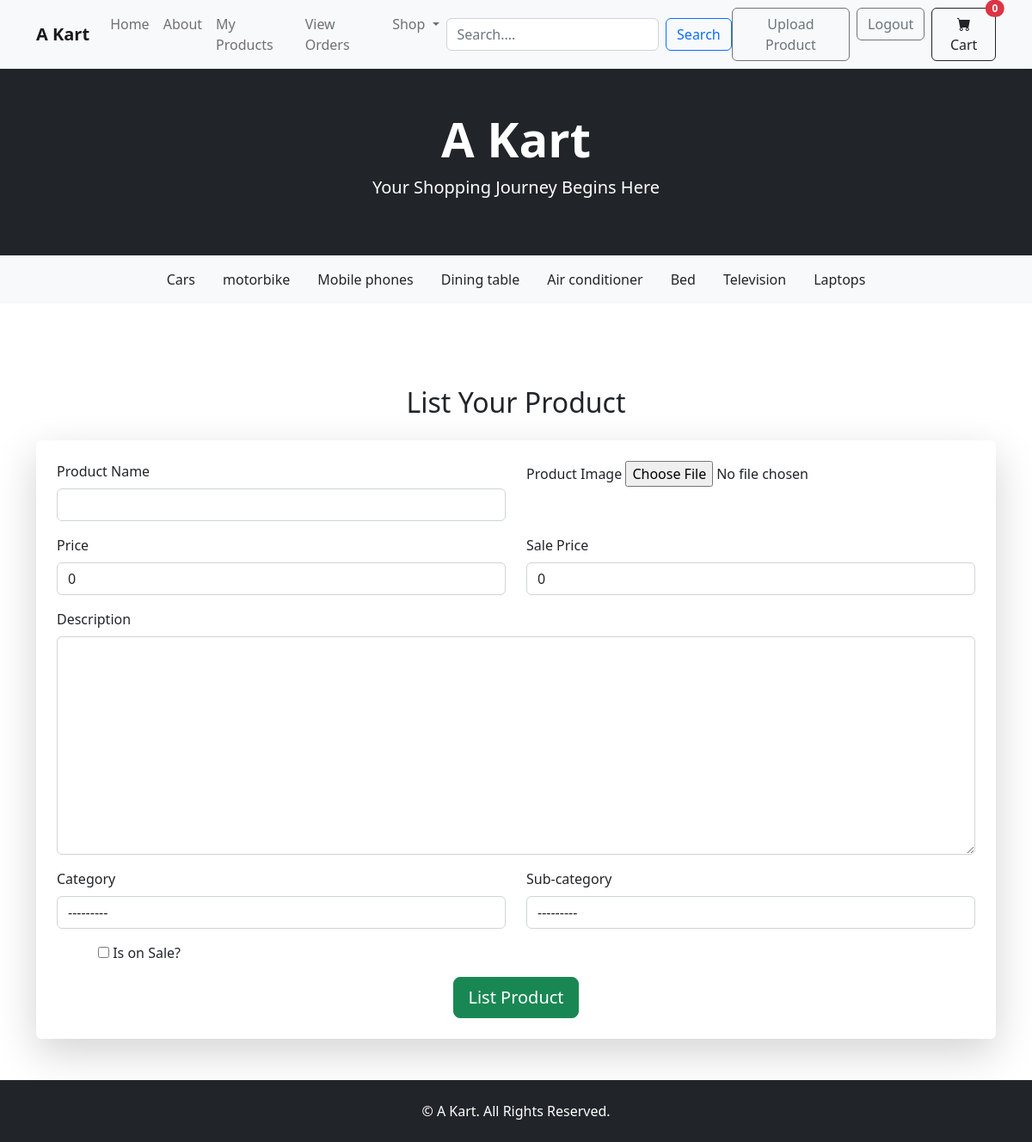
The app's page /orders/list-product/ (signed in) with its own data.
### store/models.py (models this page shows)
class SubCategory(models.Model):
    name = models.CharField(max_length=50)
    parent = models.ForeignKey(Category, on_delete=models.CASCADE, related_name='children', blank=True, null=True)
    class Meta:
        verbose_name_plural = 'Sub Categories'
    def __str__(self):
        return self.name

### orders/views.py (the view)
# urls.py: path('list-product/', views.list_product, name='list_product'),
@login_required(login_url='login')
def list_product(request):
    if request.method == 'POST':
        form = ProductForm(request.POST, request.FILES)
        if form.is_valid():
            product = form.save(commit=False)
            product.seller = request.user  # Set the seller to the current user
            product.save()
            return redirect('home')  # Redirect to a list of products or success page
    else:
        form = ProductForm()
    return render(request, 'list_product.html', {'form': form})

### orders/forms.py
class ProductForm(forms.ModelForm):
    class Meta:
        model = Product
        fields = ['name', 'image', 'price', 'sale_price', 'description', 'category', 'sub_category', 'is_on_sale']

### store/context_processors.py (called while the page is built)
def categories_context_processor(request):
    return {
        'Categories': Category.objects.all()
    }

def sub_categories_context_processor(request):
    return{
        'sub_categories': SubCategory.objects.all()
    }

def cart_context(request):
    if request.user.is_authenticated:
        cart = Cart.objects.filter(user=request.user).count()
        return {'cart': cart}
    return {'cart': None}

### store/models.py (called while the page is built)
    def __str__(self):
        return self.name

### orders/templates/list_product.html (shortened to what this page needs)
{% extends 'base.html' %}
{% load widget_tweaks %}
{% block content %}
<div class="container mt-5">
    <h2 class="text-center mb-4">List Your Product</h2>
    <form method="post" enctype="multipart/form-data" class="shadow-lg p-4 rounded">
        <div class="row mb-3">
            <div class="col-md-6">
                <div class="form-group">
                    <label for="id_name" class="form-label">Product Name</label>
                    {{ form.name|add_class:"form-control" }}
                </div>
            </div>
            <div class="col-md-6">
                <div class="form-group">
                    <label for="id_image" class="form-label">Product Image</label>
                    {{ form.image|add_class:"form-control-file" }}
                </div>
            </div>
        </div>
        <div class="row mb-3">
            <div class="col-md-6">
                <div class="form-group">
                    <label for="id_price" class="form-label">Price</label>
                    {{ form.price|add_class:"form-control" }}
                </div>
            </div>
            <div class="col-md-6">
                <div class="form-group">
                    <label for="id_sale_price" class="form-label">Sale Price</label>
                    {{ form.sale_price|add_class:"form-control" }}
                </div>
            </div>
        </div>
        <div class="form-group mb-3">
            <label for="id_description" class="form-label">Description</label>
            {{ form.description|add_class:"form-control" }}
        </div>
        <div class="row mb-3">
            <div class="col-md-6">
                <div class="form-group">
                    <label for="id_category" class="form-label">Category</label>
                    {{ form.category|add_class:"form-control" }}
                </div>
            </div>
            <div class="col-md-6">
                <div class="form-group">
                    <label for="id_sub_category" class="form-label">Sub-category</label>
                    {{ form.sub_category|add_class:"form-control" }}
                </div>
            </div>
        </div>
        <div class="form-group form-check mb-3">
            <div class="form-check">
                {{ form.is_on_sale }}
                <label class="form-check-label" for="id_is_on_sale">
                    Is on Sale?
                </label>
            </div>
        </div>
        <div class="text-center">
            <button type="submit" class="btn btn-success btn-lg">List Product</button>
        </div>
    </form>
</div>
{% endblock %}

### store/templates/base.html (shortened to what this page needs)
<!DOCTYPE html>
<html lang="en">
<head>
    {% load static %}
    <link href="https://cdn.jsdelivr.net/npm/bootstrap-icons@1.10.0/font/bootstrap-icons.css" rel="stylesheet" />
    <link href="https://cdn.jsdelivr.net/npm/bootstrap-icons/font/bootstrap-icons.css" rel="stylesheet">
    <link href="https://cdn.jsdelivr.net/npm/bootstrap@5.3.0/dist/css/bootstrap.min.css" rel="stylesheet" />
    <link rel="stylesheet" href="https://cdn.jsdelivr.net/npm/bootstrap-icons/font/bootstrap-icons.css">
    <link href="{% static 'css/styles.css' %}" rel="stylesheet" />
</head>
<body>
<nav class="navbar navbar-expand-lg navbar-light bg-light shadow-sm sticky-top">
    <div class="container">
        <a class="navbar-brand fw-bold" href="{% url 'home' %}">A Kart</a>
        <div class="collapse navbar-collapse" id="navbarContent">
            <ul class="navbar-nav me-auto mb-2 mb-lg-0">
                <li class="nav-item">
                    <a class="nav-link {% if request.resolver_match.url_name == 'home' %}active{% endif %}" href="{% url 'home' %}">Home</a>
                </li>
                <li class="nav-item">
                    <a class="nav-link" href="#!">About</a>
                </li>
                {% if user.is_authenticated %}
                <li class="nav-item">
                    <a class="nav-link" href="{% url 'seller_products' %}">My Products</a>
                </li>
                <li class="nav-item">
                    <a class="nav-link" href="{% url 'order_list' %}">View Orders</a>
                </li>
                {% endif %}
                <li class="nav-item dropdown">
                    <a class="nav-link dropdown-toggle" href="#" id="shopDropdown" role="button" data-bs-toggle="dropdown" aria-expanded="false">
                        Shop
                    </a>
                </li>
            </ul>
            <form class="d-flex" method="GET" action="{% url 'search_results' %}">
                <input class="form-control me-2" type="search" placeholder="Search...." aria-label="Search" name="search">
                <button class="btn btn-outline-primary" type="submit">Search</button>
            </form>
            <ul class="navbar-nav ms-auto mb-2 mb-lg-0">
                {% if user.is_authenticated %}
                <li class="nav-item">
                    <a class="btn btn-outline-secondary me-2" href=" {% url 'list_product' %} ">Upload Product</a>
                </li>
                    <li class="nav-item">
                        <a class="btn btn-outline-secondary me-2" href="{% url 'logout' %}">Logout</a>
                    </li>
                {% endif %}
                <li class="nav-item">
                    <a class="btn btn-outline-dark position-relative" href="{% url 'view_cart' %}">
                        <i class="bi bi-cart-fill"></i> Cart
                        <span class="position-absolute top-0 start-100 translate-middle badge rounded-pill bg-danger">
                            {{ cart|default:0 }}
                        </span>
                    </a>
                </li>
            </ul>
        </div>
    </div>
</nav>
    <header class="bg-dark py-5 text-white text-center">
        <div class="container">
            <h1 class="display-4 fw-bolder">A Kart</h1>
            <p class="lead">Your Shopping Journey Begins Here</p>
        </div>
    </header>
    {% if sub_categories %}
        <div class="bg-light py-2">
            <div class="container">
                <nav class="nav nav-pills justify-content-center">
                    {% for sub in sub_categories %}
                        <a class="nav-link text-dark {% if request.resolver_match.kwargs.name == sub.name %}active{% endif %}" href="{% url 'subcategory' sub.name %}">
                            {{ sub.name }}
                        </a>
                    {% endfor %}
                </nav>
            </div>
        </div>
    {% endif %}
    <main class="py-5">
        {% block content %}
        {% endblock content %}
    </main>
    <footer class="bg-dark text-white py-4">
        <div class="container text-center">
            <p class="mb-0">&copy; {{ current_year }} A Kart. All Rights Reserved.</p>
        </div>
    </footer>
</body>
</html>

### records on screen
SubCategory: name "Cars"
SubCategory: name "motorbike"
SubCategory: name "Mobile phones"
SubCategory: name "Dining table"
SubCategory: name "Air conditioner"
SubCategory: name "Bed"
SubCategory: name "Television"
SubCategory: name "Laptops"

### other values on screen
{{ cart|default:0 }} "0"
